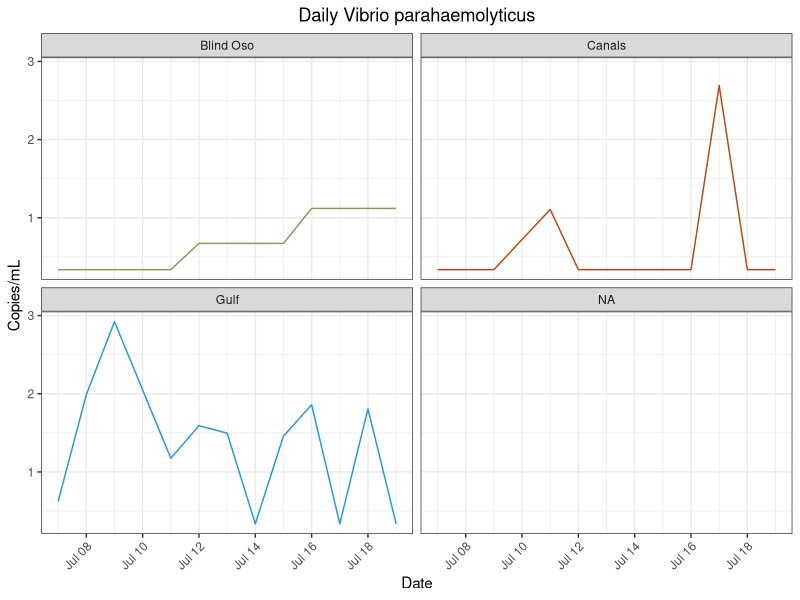
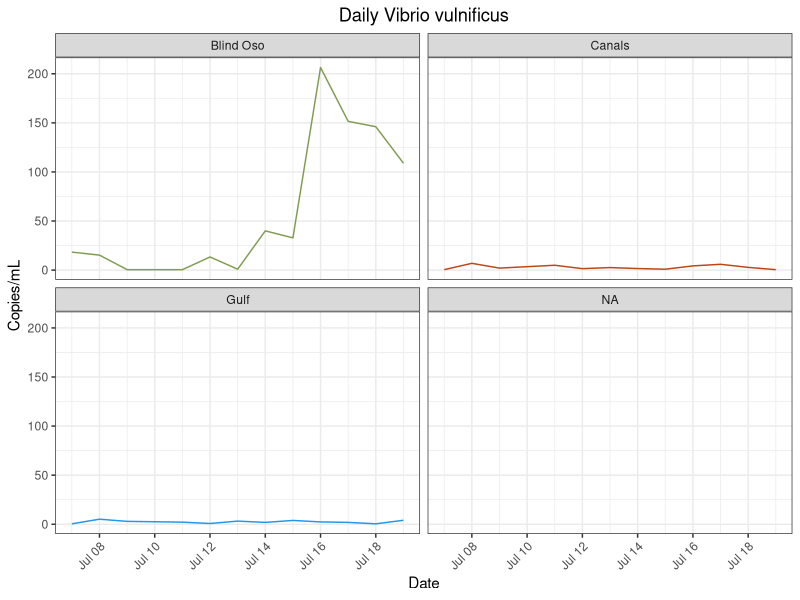

Generate these figures, in order, with R: (Note: this script raises an error after producing the figures.)
## ---- chunk 1
library(here)
library(tidyverse)
library(lubridate)
## ---- chunk 2
vp<- read_csv(here("data", "processed_data","vp_clean_copies.csv"))
vp_m<- read_csv(here("data", "processed_data","vp_mon_clean_copies.csv")) 

vv<- read_csv(here("data", "processed_data","vv_clean_copies_redo.csv")) #Trial two is best. Other trials exist too. 
vv_m<- read_csv(here("data", "processed_data","vv_clean_copies_mon.csv"))

vc<- read_csv(here("data", "processed_data", "vc_clean_copies_daily.csv"))
vc_m<- read_csv(here("data", "processed_data", "vc_clean_copies_mon.csv"))
vc_bo<- read_csv(here("data", "processed_data","vc_clean_copies_dail_1_50.csv")) #Ran 1:50. still had inhibition
vc_b100<- read_csv(here("data", "processed_data","vc_clean_copies_daily_1_100.csv")) #Ran 1:100.

va<- read_csv(here("data", "processed_data", "va_clean_copies_daily.csv"))
va_m<-  read_csv(here("data", "processed_data", "va_clean_copies_monthly.csv"))
## ---- chunk 3
vv<- vv %>%
  mutate(site = recode(site, "BO" = "Blind Oso")) %>%
  mutate(site = recode(site, "C2" = "Canals")) %>%
  mutate(site = recode(site, "RD" = "Gulf"))

vp<- vp %>%
  mutate(site = recode(site, "BO" = "Blind Oso")) %>%
  mutate(site = recode(site, "C2" = "Canals")) %>%
  mutate(site = recode(site, "RD" = "Gulf"))

vc<- vc %>%
  mutate(site = recode(site, "BO" = "Blind Oso")) %>%
  mutate(site = recode(site, "C2" = "Canals")) %>%
  mutate(site = recode(site, "RD" = "Gulf"))
vc_bo<- vc_bo %>%
  mutate(site = recode(site, "BO" = "Blind Oso")) %>%
  mutate(site = recode(site, "C2" = "Canals")) %>%
  mutate(site = recode(site, "RD" = "Gulf"))
vc_b100<- vc_b100 %>%
  mutate(site = recode(site, "BO" = "Blind Oso")) %>%
  mutate(site = recode(site, "C2" = "Canals")) %>%
  mutate(site = recode(site, "RD" = "Gulf"))

va<- va %>%
  mutate(site = recode(site, "BO" = "Blind Oso")) %>%
  mutate(site = recode(site, "C2" = "Canals")) %>%
  mutate(site = recode(site, "RD" = "Gulf"))
## ---- chunk 4
#Vp Mon
vp_m<- vp_m %>%
  select(!...1) 
jul_bo = data.frame(date = as.Date("2022-07-07"), copies_mL=0, site = "BO")
jul_c2 = data.frame(date = as.Date("2022-07-07"), copies_mL=0, site = "C2")
jul_rd = data.frame(date = as.Date("2022-07-07"), copies_mL=7.49310194, site = "RD")
vp_m = rbind(jul_bo, jul_c2, jul_rd, vp_m) %>%
  mutate(site = recode(site, "BO" = "Blind Oso")) %>%
  mutate(site = recode(site, "C2" = "Canals")) %>%
  mutate(site = recode(site, "RD" = "Gulf"))
                     

#Vv Mon
vv_m<- vv_m %>%
  select(!...1) 
jul_bo = data.frame(date = as.Date("2022-07-07"), copies_mL=0, site = "BO")
jul_c2 = data.frame(date = as.Date("2022-07-07"), copies_mL=0, site = "C2")
jul_rd = data.frame(date = as.Date("2022-07-07"), copies_mL=7.49310194, site = "RD")
vv_m = rbind(jul_bo, jul_c2, jul_rd, vv_m)%>%
  mutate(site = recode(site, "BO" = "Blind Oso")) %>%
  mutate(site = recode(site, "C2" = "Canals")) %>%
  mutate(site = recode(site, "RD" = "Gulf"))

vc_m<- vc_m %>%
  select(!...1) 
  jul_bo = data.frame(date = as.Date("2022-07-07"), copies_mL=263.208407, site = "BO")
  jul_c2 = data.frame(date = as.Date("2022-07-07"), copies_mL=0, site = "C2")
  jul_rd = data.frame(date = as.Date("2022-07-07"), copies_mL=0, site = "RD")
  vc_m = rbind(jul_bo, jul_c2, jul_rd, vc_m)%>%
    mutate(site = recode(site, "BO" = "Blind Oso")) %>%
    mutate(site = recode(site, "C2" = "Canals")) %>%
    mutate(site = recode(site, "RD" = "Gulf"))
  
 va_m<- va_m %>%
  select(!...1) 
  jul_bo = data.frame(date = as.Date("2022-07-07"), copies_mL=0, site = "BO")
  jul_c2 = data.frame(date = as.Date("2022-07-07"), copies_mL=5.494766, site = "C2")
  jul_rd = data.frame(date = as.Date("2022-07-07"), copies_mL=0, site = "RD")
  va_m = rbind(jul_bo, jul_c2, jul_rd, va_m)%>%
    mutate(site = recode(site, "BO" = "Blind Oso")) %>%
    mutate(site = recode(site, "C2" = "Canals")) %>%
    mutate(site = recode(site, "RD" = "Gulf")) 
## ---- chunk 5
vp %>%
  ggplot() + geom_line(
    aes(x = date,
        y = copies_mL,
        color = site))+ 
  facet_wrap(~site)  +
  labs(x = "Date",
       y = "Copies/mL",
       title = "Daily Vibrio parahaemolyticus")+
  theme_bw()+
  theme(
    plot.title = element_text(hjust = 0.5),
    axis.text.x = element_text(hjust = 1, angle = 45),
    legend.position = "none")+
  scale_color_manual(values = c("Blind Oso" = "#809C52",
                                "Canals" = "#ba4716",
                                "Gulf" = "4c848c"))
## ---- chunk 6
vv %>%
  #filter(!site %in% "Blind Oso") %>%
  ggplot() + geom_line(
    aes(x = date,
        y = copies_mL,
        color = site))+ 
  facet_wrap(~site)  +
  labs(x = "Date",
       y = "Copies/mL",
       title = "Daily Vibrio vulnificus")+
  theme_bw()+
  theme(
    plot.title = element_text(hjust = 0.5),
    axis.text.x = element_text(hjust = 1, angle = 45),
    legend.position = "none")+ 
  scale_color_manual(values = c("Blind Oso" = "#809C52",
                                "Canals" = "#ba4716",
                                "Gulf" = "4c848c"))
## ---- chunk 7
t1<-vc %>%
filter(site %in% "Blind Oso") %>%
  ggplot() + geom_line(
    aes(x = date,
        y = copies_mL,
        color = site))+ 
  facet_wrap(~site)  +
  labs(x = "Date",
       y = "Copies/mL",
       title = "Trial 1",
       caption = "Blind Oso was 1:10")+
  theme_bw()+
  theme(
    plot.title = element_text(hjust = 0.5),
    axis.text.x = element_text(hjust = 1, angle = 45),
    legend.position = "none")+ 
  scale_color_manual(values = c("Blind Oso" = "#809C52",
                                "Canals" = "#ba4716",
                                "Gulf" = "4c848c"))
## ---- chunk 8
t2<- vc_bo %>%
  ggplot() + geom_line(
    aes(x = date,
        y = copies_mL,
        color = site))+ 
  facet_wrap(~site)  +
  labs(x = "Date",
       y = "Copies/mL",
       title = "Trial 2",
       caption = "Blind Oso was 1:50")+
  theme_bw()+
  theme(
    plot.title = element_text(hjust = 0.5),
    axis.text.x = element_text(hjust = 1, angle = 45),
    legend.position = "none")+ 
  scale_color_manual(values = c("Blind Oso" = "#809C52"))
## ---- chunk 9
t3<- vc_b100 %>%
  ggplot() + geom_line(
    aes(x = date,
        y = copies_mL,
        color = site))+ 
  facet_wrap(~site)  +
  labs(x = "Date",
       y = "Copies/mL",
       title = "Trial 3",
       caption = "Blind Oso was 1:100")+
  theme_bw()+
  theme(
    plot.title = element_text(hjust = 0.5),
    axis.text.x = element_text(hjust = 1, angle = 45),
    legend.position = "none")+ 
  scale_color_manual(values = c("Blind Oso" = "#809C52"))
## ---- chunk 10
fig<- 
  ggarrange(t1, t2, t3 + font("x.text", size = 10), ncol = 1, nrow = 3)
fig

## ---- chunk 11
va %>%
 #filter(!site %in% "Blind Oso") %>%
  ggplot() + geom_line(
    aes(x = date,
        y = copies_mL,
        color = site))+ 
  facet_wrap(~site)  +
  labs(x = "Date",
       y = "Copies/mL",
       title = "Daily Vibrio alginolyticus")+
  theme_bw()+
  theme(
    plot.title = element_text(hjust = 0.5),
    axis.text.x = element_text(hjust = 1, angle = 45),
    legend.position = "none")+ 
  scale_color_manual(values = c("Blind Oso" = "#809C52",
                                "Canals" = "#ba4716",
                                "Gulf" = "4c848c"))
## ---- chunk 12
#Make new columns with species 
type = "vc"
vc1<- cbind(vc, type)

type = "vv"
vv1<- cbind(vv, type)

type = "vp"
vp1<- cbind(vp, type)

type = "va"
va1<- cbind(va,type)

#Combine datasets
master<- rbind(vc1,vp1,vv1, va1)
## ---- chunk 13
master %>%
  filter(site %in% "Blind Oso")%>%
  ggplot() + geom_line(
    aes(
      x = date,
      y = copies_mL,
      color = type))+ 
  theme_bw()+
  theme(
    axis.text.x = element_text(hjust = 1, angle = 45))
## ---- chunk 14
master %>%
  filter(site %in% "Canals")%>%
  ggplot() + geom_line(
    aes(
      x = date,
      y = copies_mL,
      color = type))+ 
  theme_bw()+
  theme(
    axis.text.x = element_text(hjust = 1, angle = 45))
## ---- chunk 15
master %>%
  filter(site %in% "Gulf")%>%
  ggplot() + geom_line(
    aes(
      x = date,
      y = copies_mL,
      color = type))+ 
  theme_bw()+
  theme(
    axis.text.x = element_text(hjust = 1, angle = 45))
## ---- chunk 16
vp_m %>%
ggplot() + geom_line(
    aes(x = date,
        y = copies_mL,
        color = site))+ 
  geom_point(
     aes(x = date,
        y = copies_mL,
        color = site))+
  facet_wrap(~site)  +
  labs(x = "Date",
       y = "Copies/mL",
       title = "Monthly Vibrio parahaemolyticus")+
  theme_bw()+
  theme(
    plot.title = element_text(hjust = 0.5),
    axis.text.x = element_text(hjust = 1, angle = 45),
    legend.position = "none")+
  scale_color_manual(values = c("Blind Oso" = "#809C52",
                                "Canals" = "#ba4716",
                                "Gulf" = "4c848c"))+
  scale_x_date(date_breaks = "1 month", date_labels = "%b")
## ---- chunk 17
vv_m %>%
  filter(!site %in% c("E3", "NT")) %>%
 ggplot() + geom_line(
    aes(x = date,
        y = copies_mL,
        color = site))+ 
  geom_point(
     aes(x = date,
        y = copies_mL,
        color = site))+
  facet_wrap(~site)  +
  labs(x = "Date",
       y = "Copies/mL",
       title = "Monthly Vibrio vulnificus")+
  theme_bw()+
  theme(
    plot.title = element_text(hjust = 0.5),
    axis.text.x = element_text(hjust = 1, angle = 45),
    legend.position = "none")+
  scale_color_manual(values = c("Blind Oso" = "#809C52",
                                "Canals" = "#ba4716",
                                "Gulf" = "4c848c"))+
  scale_x_date(date_breaks = "1 month", date_labels = "%b")
## ---- chunk 18
vc_m %>%
  #filter(!site %in% "Blind Oso") %>%
 ggplot() + geom_line(
    aes(x = date,
        y = copies_mL,
        color = site))+ 
  geom_point(
     aes(x = date,
        y = copies_mL,
        color = site))+
  facet_wrap(~site)  +
  labs(x = "Date",
       y = "Copies/mL",
       title = "Monthly Vibrio cholerae")+
  theme_bw()+
  theme(
    plot.title = element_text(hjust = 0.5),
    axis.text.x = element_text(hjust = 1, angle = 45),
    legend.position = "none")+
  scale_color_manual(values = c("Blind Oso" = "#809C52",
                                "Canals" = "#ba4716",
                                "Gulf" = "4c848c"))+
  scale_x_date(date_breaks = "1 month", date_labels = "%b")
## ---- chunk 19
va_m %>%
  #filter(!site %in% "Blind Oso") %>%
 ggplot() + geom_line(
    aes(x = date,
        y = copies_mL,
        color = site))+ 
  geom_point(
     aes(x = date,
        y = copies_mL,
        color = site))+
  facet_wrap(~site)  +
  labs(x = "Date",
       y = "Copies/mL",
       title = "Monthly Vibrio alginolyticus")+
  theme_bw()+
  theme(
    plot.title = element_text(hjust = 0.5),
    axis.text.x = element_text(hjust = 1, angle = 45),
    legend.position = "none")+
  scale_color_manual(values = c("Blind Oso" = "#809C52",
                                "Canals" = "#ba4716",
                                "Gulf" = "4c848c"))+
  scale_x_date(date_breaks = "1 month", date_labels = "%b")
